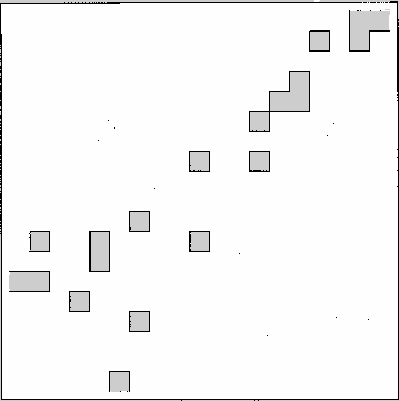
#> input picture src/meu_primeiro_pacote/meu_primeiro_pacote/my_map.pgm, 399 x 401 px
$ python a_estrela.py
#> lines starting #> are read from the running program, lines starting #| are printed output that depends on the picture; after the words box and inside, x2 and y2 are one past the last pixel; in counts of white or black regions, pixels touching at a corner belong together
import cv2
import numpy as np
from matplotlib import pyplot as plt
import math
from math import *
from matplotlib.colors import Normalize

pgmf = open('src/meu_primeiro_pacote/meu_primeiro_pacote/my_map.pgm', 'rb')
matrix = plt.imread(pgmf)
#> matrix is the input picture: shape (401, 399); min 0, max 254, mean 246.1

matrix_copia = 1.0 * (matrix > 250)
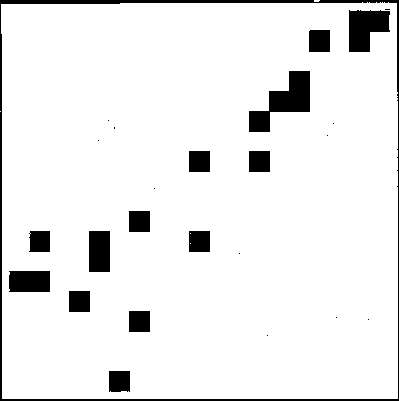
#> matrix_copia: shape (401, 399) float64; values 0 (black) and 1 (white), 92.5% white; 25 black regions (11 under 20 px), largest, box (x1, y1, x2, y2) and area: (0, 0, 399, 401) 3348, (249, 71, 310, 132) 1721, (349, 10, 390, 52) 1272

final = (35, 373)
inicio = (359, 36)

matrix_copia[final[0]][final[1]] = 0
matrix_copia[inicio[0]][inicio[1]] = 0

def indice_menor_valor(lista_f, lista_c):
    if not lista_f or not lista_c :
        return

    lista_f = np.array(lista_f)
    lista_c = np.array(lista_c)

    lista_ind = np.where(lista_f == min(lista_f))
    lista_ind = lista_ind[0]

    h_min = math.dist(lista_c[lista_ind[0]], final)

    menor_indice = lista_ind[0]

    for i in lista_ind:
        h = math.dist(lista_c[i], final)
        if (h < h_min):
            h_min = h
            menor_indice = i

    return menor_indice

matrix_copia[final[0]][final[1]] = 2
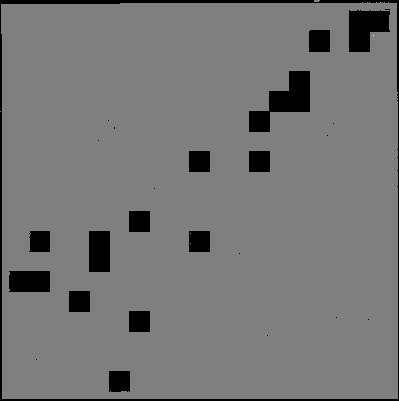
#> matrix_copia: shape (401, 399) float64; min 0, max 2, mean 0.925; drawn with min black and max white
matrix_copia[inicio[0]][inicio[1]] = 1
#> matrix_copia: shape (401, 399) float64; under 0.01% of pixels changed, all inside (x1, y1, x2, y2) = (36, 359, 37, 360)

menor_h = 1000
ponto = inicio
parar = False
coordenadas = list()
caminho_f = list ()

while(1):
    for l in range (-1,2):
        for c in range (-1,2):
            try:
                if(matrix_copia[ponto[0]+l][ponto[1]+c] == 1):
                    g = math.dist(inicio, (ponto[0]+l,ponto[1]+c))
                    h = math.dist((ponto[0]+l,ponto[1]+c), final)
                    f = g + h

                    matrix_copia[ponto[0]+ l][ponto[1]+c]= f
                    caminho_f.append(f)
                    coordenadas.append([ponto[0]+ l, ponto[1]+c])

                if(ponto[0]+l == final[0] and ponto[1]+c == final[1]):
                    parar = True
                    break
            except:
                continue
        if(parar == True):
            break
    if(parar == True):
           break

    menor_ind = indice_menor_valor(caminho_f, coordenadas)
    if menor_ind is None:
        print("Erro: não foi encontrado um índice válido para continuar.")
        continue
    else:
        ponto = coordenadas.pop(menor_ind)
        caminho_f.pop(menor_ind)
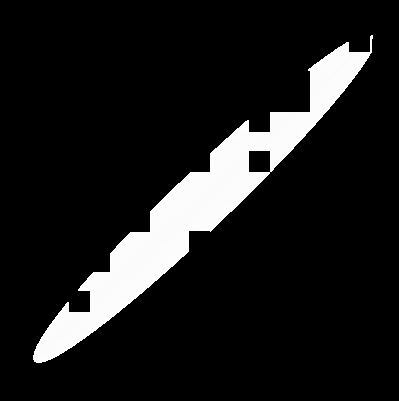
#> matrix_copia: shape (401, 399) float64; min 0, max 473.1, mean 52.8; drawn with min black and max white


ponto_inicial = inicio
caminho = [inicio]
menor = matrix_copia[inicio[0]][inicio[1]] + 2
#> menor = 469.5
menor_posicao = inicio
parar = False
listafechada = list()

while(1):
    for l in range (1,-2,-1):
        for c in range (1,-2,-1):
            try:
                if(matrix_copia[ponto_inicial[0]+l][ponto_inicial[1]+c] > 1 and matrix_copia[ponto_inicial[0]+l][ponto_inicial[1]+c] < menor and ([ponto_inicial[0]+l],[ponto_inicial[1]+c]) not in listafechada and (([ponto_inicial[0]+l],[ponto_inicial[1]+c]) != ([ponto_inicial[0]], [ponto_inicial[1]]))):
                    menor = matrix_copia[ponto_inicial[0]+l][ponto_inicial[1]+c]
                    menor_posicao = (ponto_inicial[0]+l, ponto_inicial[1]+c)

                if(ponto_inicial[0]+l == final[0] and ponto_inicial[1]+c == final[1]):
                    parar = True
                    break

                listafechada.append(([ponto_inicial[0]+l],[ponto_inicial[1]+c]))
            except:
                continue

        if(parar == True):
            break

    ponto_inicial = menor_posicao
    caminho.append(menor_posicao)
    menor = menor + 2

    if(parar == True):
        break
#> this loop made 373 passes
#> menor on passes 1 to 3: 469.5, 469.5, 469.5
#> after the loop, caminho = 374 pairs, first value 35 to 359, second value 36 to 373; listafechada = 3354 items; menor = 4; menor_posicao = (35, 373)

#colorindo caminho :)

imagem_caminho = matrix.copy()
imagem_caminho = cv2.cvtColor(imagem_caminho, cv2.COLOR_GRAY2RGB)

for i in caminho:

    imagem_caminho[i[0]][i[1]] = [254, 0, 0]
#> this loop made 374 passes
#> i on passes 1 to 3: (359, 36), (358, 37), (357, 38)
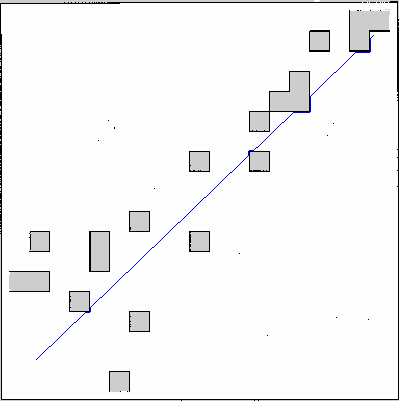
#> imagem_caminho: shape (401, 399, 3); mean B, G, R 246.1, 245.5, 245.5

plt.imshow(imagem_caminho)
plt.title('Caminho calculado')
plt.show()
